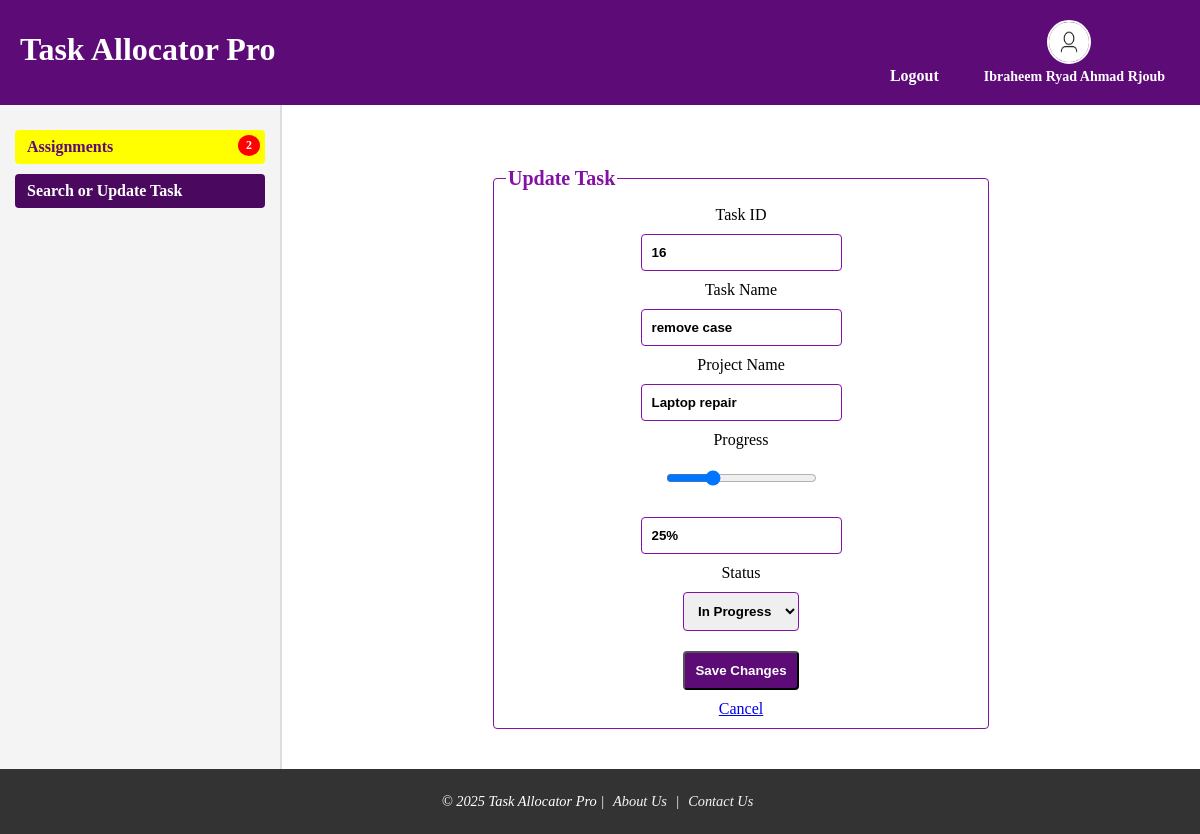
Screenshot of /update_task.php?task_id=16&ta_id=61 (signed in) with the database file from the repository.
### tables this page shows
CREATE TABLE `tasks` (
  `task_id` int NOT NULL,
  `name` varchar(100) NOT NULL,
  `description` text,
  `project_id` varchar(10) DEFAULT NULL,
  `start_date` date DEFAULT NULL,
  `end_date` date DEFAULT NULL,
  `effort` int DEFAULT NULL,
  `priority` enum('Low','Medium','High') DEFAULT 'Medium',
  `status` enum('Pending','In Progress','Completed','Active') DEFAULT 'Pending',
  `completion_percentage` int NOT NULL DEFAULT '0'
);

CREATE TABLE `projects` (
  `project_id` varchar(10) NOT NULL,
  `title` varchar(100) NOT NULL,
  `description` text,
  `customer_name` varchar(100) DEFAULT NULL,
  `total_budget` decimal(10,2) DEFAULT NULL,
  `start_date` date DEFAULT NULL,
  `end_date` date DEFAULT NULL,
  `team_leader_id` int DEFAULT NULL
);

### update_task.php (the view, shortened to what this page needs)
<?php
include 'dashboard.php';
require 'db.php.inc';
$errors = [];
if ($_SERVER['REQUEST_METHOD'] === 'GET' && isset($_GET['task_id'])) {
    $task_id = $_GET['task_id'];
    try {
        $stmt = $pdo->prepare("
            SELECT tasks.*, projects.title AS project_name
            FROM tasks
            INNER JOIN projects ON tasks.project_id = projects.project_id
            WHERE tasks.task_id = :task_id
        ");
        $stmt->bindValue(':task_id', $task_id, PDO::PARAM_INT);
        $stmt->execute();
        $task = $stmt->fetch(PDO::FETCH_ASSOC);
    } catch (PDOException $e) {
        $errors[] = "Error fetching task: " . $e->getMessage();
    }
}
?>
    <main>
        <?php if (!empty($task)): ?>
            <form action="update_task.php" method="post" class="update-task-form">
                <fieldset>
                    <legend>Update Task</legend>
                    <label for="task_id">Task ID</label>
                    <input type="text" name="task_id" value="<?= htmlspecialchars($task['task_id']) ?>" readonly>
                    <label for="task_name">Task Name</label>
                    <input type="text" id="task_name" value="<?= htmlspecialchars($task['name']) ?>" readonly>
                    <label for="project_name">Project Name</label>
                    <input type="text" id="project_name" value="<?= htmlspecialchars($task['project_name']) ?>" readonly>
                    <label for="progress">Progress</label>
                    <input type="range" name="progress" id="progress" min="0" max="100" value="<?= htmlspecialchars($task['completion_percentage']) ?>"
                        oninput="this.nextElementSibling.value = this.value + '%';">
                    <input type="text" value="<?= htmlspecialchars($task['completion_percentage']) . "%" ?>" readonly>
                    <label for="status">Status</label>
                    <select name="status" id="status">
                        <option value="In Progress" <?= $task['status'] === 'In Progress' ? 'selected' : '' ?>>In Progress</option>
                    </select>
                    <button type="submit">Save Changes</button>
                    <a href="search_tasks.php">Cancel</a>
                </fieldset>
            </form>
        <?php endif; ?>
<?php include 'footer.php'; ?>

### styles.css (style rules this page uses)
body { margin: 0; padding: 0; display: flex; flex-direction: column; height: 800px; background-color: #fff; }
main { flex: 1; padding: 20px; }
.registerform input, button, select, textarea { border-radius: 5px; margin: 5px; padding: auto; }
form legend { color: #8311a7; font-weight: bold; font-size: 20px; margin-bottom: 10px; }
.login-form input, button { border-radius: 5px; }
fieldset { border: 1px solid #8311a7; border-radius: 4px; align-items: center; display: flex; flex-direction: column; }
.update-task-form { display: flex; flex-direction: column; width: 500px; padding: 20px; margin: auto; margin-top: 2.5%; }
.update-task-form button { padding: 10px; margin: 10px; background-color: #5d0b77; color: white; font-weight: bold; border-radius: 4px; }
.update-task-form input, select { padding: 10px; margin: 10px; border-radius: 4px; border: 1px solid #8311a7; font-weight: bold; border-radius: 4px; }

### rows the page displays
tasks: task_id "16", name "remove case", project.title "Laptop repair", progress "25", completion_percentage "25%", status "In Progress"

### other values shown
$_SESSION['fullname'] "Ibraheem Ryad Ahmad Rjoub"
$new_assignments "2"
